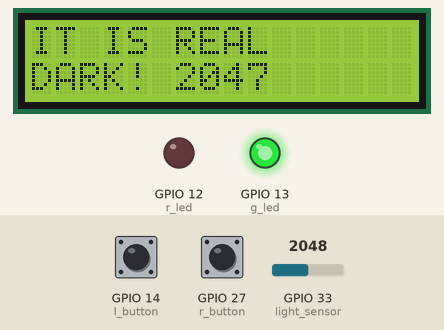
Bench run of a program on a simulated ESP32 board running MicroPython. Shown: 16×2 character LCD, output pins drawn as LEDs (lit = HIGH). Inputs (shaded band) come from the test bench; at power-on: GPIO 33 (light_sensor) = 2048, GPIO 14 (l_button) HIGH, GPIO 27 (r_button) HIGH (analog values on the 0–4095 scale). Library files of the repository ran but are not shown: i2c_lcd.py; what the program prints to the serial console is not drawn.

Above: at 1.2 s.
1.3 s: GPIO 33 (light_sensor) set to 1940
At 3.0 s:
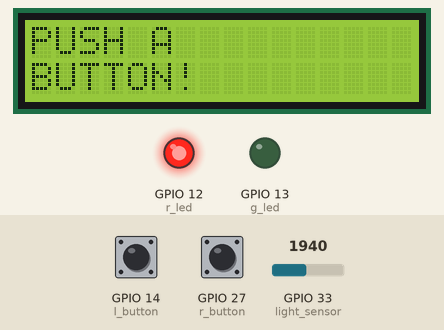
5.4 s: GPIO 14 (l_button) pulled LOW for 3.2 s
At 6.8 s:
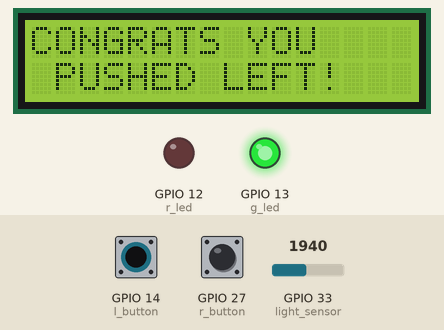
10.1 s: GPIO 27 (r_button) pulled LOW for 0.6 s
At 11.4 s:
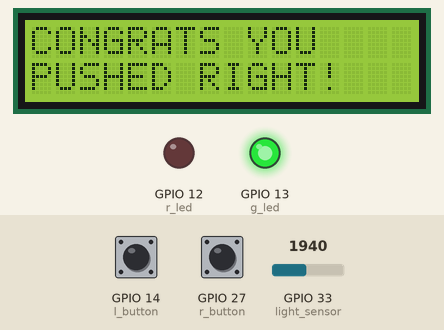
13.1 s: GPIO 33 (light_sensor) set to 2040
At 14.6 s:
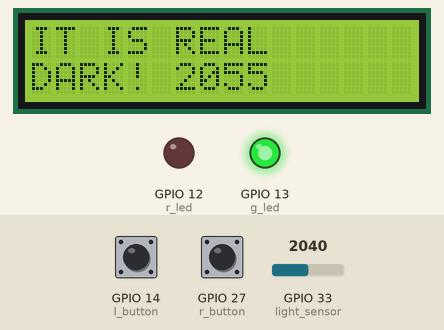
15.3 s: GPIO 33 (light_sensor) set to 2047
At 16.4 s:
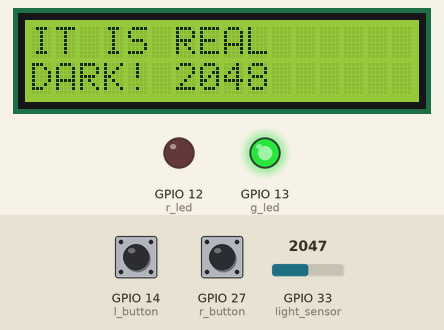
17.4 s: GPIO 27 (r_button) pulled LOW for 3.2 s
At 18.7 s:
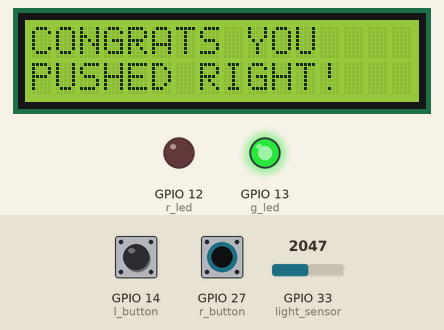
Timing chart, 0 to 20.4 s (numbered marks = the images above; inputs shaded):
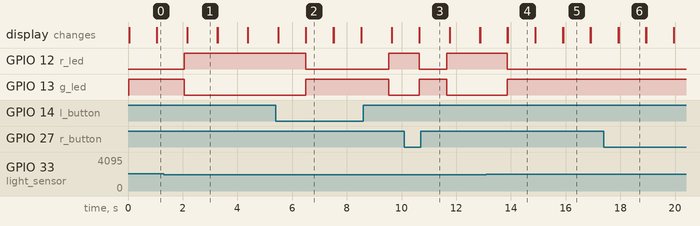

Measured:
- the behaviour switches between 2001 and 2000 on GPIO 33 (light_sensor) (found by bisection; images 0 and 1)
- after the input at 1.3 s, GPIO 12 (r_led): LOW → HIGH after 0.76 s; GPIO 13 (g_led): HIGH → LOW after 0.76 s; the display: changes after 0.87 s (image 1)
- after the input at 5.4 s, GPIO 12 (r_led): HIGH → LOW after 1.1 s, → HIGH 3.0 s later; GPIO 13 (g_led): LOW → HIGH after 1.1 s, → LOW 3.0 s later; the display: first differs from a run without the input after 1.1 s (image 2)
- after the input at 10.1 s, GPIO 12 (r_led): HIGH → LOW after 0.54 s, → HIGH 1.0 s later; GPIO 13 (g_led): LOW → HIGH after 0.54 s, → LOW 1.0 s later; the display: first differs from a run without the input after 0.56 s (image 3)
- after the input at 13.1 s, GPIO 12 (r_led): HIGH → LOW after 0.77 s; GPIO 13 (g_led): LOW → HIGH after 0.77 s; the display: first differs from a run without the input after 0.78 s (image 4)
- after the input at 15.3 s, the display: first differs from a run without the input after 0.61 s (image 5)
- after the input at 17.4 s, the display: first differs from a run without the input after 0.53 s (image 6)

The program:

jan17_511_double_button.py
```python
from time import sleep_ms
import utime
from machine import Pin, ADC, I2C
import i2c_lcd

display = I2C(0, scl=Pin(25), sda=Pin(26))
devices = display.scan()
print(devices)

light_sensor = ADC(Pin(33)) # wire connected to AO (analog output)
light_sensor.ATTN_11DB

lcd = i2c_lcd.I2cLcd(display, 0x27, 2, 16)
r_led = Pin(12, Pin.OUT)
g_led = Pin(13, Pin.OUT)
l_button = Pin(14, Pin.IN, Pin.PULL_UP)
r_button = Pin(27, Pin.IN, Pin.PULL_UP)

while True:
    if l_button.value()==0:
        g_led.value(1)
        r_led.value(0)
        lcd.move_to(0,0) ## MOVE THE CURSOR TO FIRST LINE
        lcd.clear()
        lcd.putstr('CONGRATS YOU') ## Print on screen
        #utime.sleep(1) ## TIME DELAY
        lcd.move_to(1,1) ## MOVE THE CURSOR TO SECOND LINE
        lcd.putstr('PUSHED LEFT!') ## Print on screen
        utime.sleep(1)

    elif r_button.value()==0:
        g_led.value(1)
        r_led.value(0)
        lcd.move_to(0,0) ## MOVE THE CURSOR TO FIRST LINE
        lcd.clear()
        lcd.putstr('CONGRATS YOU') ## Print on screen
        #utime.sleep(1) ## TIME DELAY
        lcd.move_to(0,1) ## MOVE THE CURSOR TO SECOND LINE
        lcd.putstr('PUSHED RIGHT!') ## Print on screen
        utime.sleep(1)

    elif light_sensor.read() > 2000: # reversed
        g_led.value(1)
        r_led.value(0)
        lcd.move_to(0,0) ## MOVE THE CURSOR TO FIRST LINE
        lcd.clear()
        lcd.putstr('IT IS REAL') ## Print on screen
        #utime.sleep(1) ## TIME DELAY
        lcd.move_to(0,1) ## MOVE THE CURSOR TO SECOND LINE
        lcd.putstr('DARK! %d' % (4095 - light_sensor.read())) ## Print on screen
        utime.sleep(1)

    else:
        g_led.value(0)
        r_led.value(1)
        utime.sleep(0.1)
        lcd.clear()
        lcd.move_to(0,0) ## MOVE THE CURSOR TO FIRST LINE
        lcd.putstr('PUSH A') ## Print on screen
        #utime.sleep(1) ## TIME DELAY
        lcd.move_to(0,1) ## MOVE THE CURSOR TO SECOND LINE
        lcd.putstr('BUTTON!') ## Print on screen
        utime.sleep(1)
    
```
